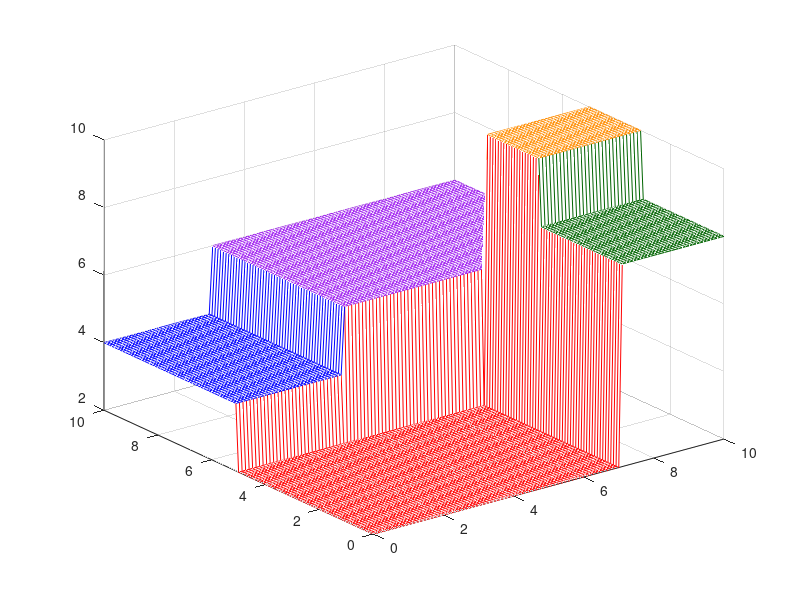

This chart was generated by the following MATLAB code:
% The values used in the latex pstricks figure
x11 = 5;
x12 = 3;
x21 = 7;
x22 = 3;

% Values for the tree in each region
r = 2:2:10;

% Create a mesh for X1 and X2
h = 0.1;
M = 10;

X1 = 0:h:M;
X2 = 0:h:M;

% The matrix to store the values of the tree
tree = zeros(length(X1),length(X2));

% The five regions - manually assign values
% not that the inequalities revere because of how the vectorized logical conditions compare.
tree(X1 <= x11, X2 <= x21) = r(1);
tree(X1 > x11, X2 <= x22) = r(2);
tree(X1 > x11, X2 > x22) = r(3);
tree(X1 <= min(x11,x22), X2 > x21) = r(4);
tree(X1 <= x11 & X1 > x12, X2 > x21) = r(5);

% Define a colormap so the colors are consistent between latex and Matlab
Col = [
  255 0 0;
  0 0 255;
  160 32 240;
  0 100 0;
  255 140 0;
  ] / 255;

% plot the mesh
colormap(Col);
mesh(X1,X2,tree);

saveas(gcf,'output1.jpg')
